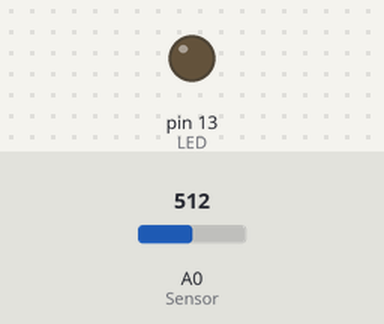
Recording of a sketch running on a simulated Arduino Uno, built with avr-gcc and run on an emulated ATmega328P. Parts: output pins drawn as LEDs (lit = HIGH). The inputs (shaded band) are chosen by the test bench; at power-on: A0 (Sensor) = 512.

Above: at 1.2 s.
1.3 s: A0 (Sensor) set to 632
2.8 s: A0 (Sensor) set to 648
At 3.2 s:
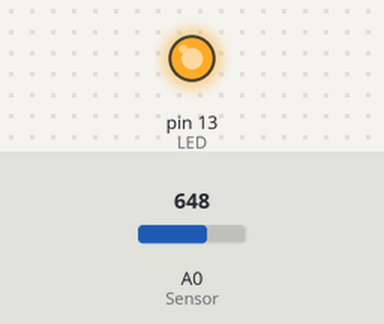
5.8 s: A0 (Sensor) set to 630
At 6.7 s:
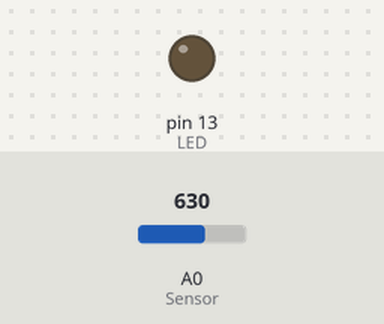
7.3 s: A0 (Sensor) set to 650
At 7.8 s:
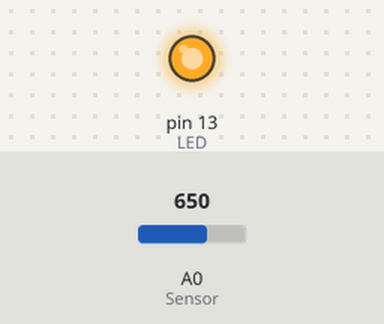
Timing chart, 0 to 10.3 s (numbered marks = the images above; inputs shaded):
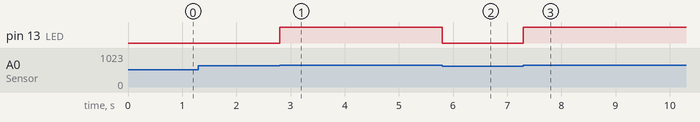

Measured:
- the behaviour switches between 640 and 641 on A0 (Sensor) (found by bisection; images 0 and 1)
- after the input at 1.3 s, every drawn part: stays the same
- after the input at 2.8 s, pin 13 (LED): LOW → HIGH at once
- after the input at 5.8 s, pin 13 (LED): HIGH → LOW at once
- after the input at 7.3 s, pin 13 (LED): LOW → HIGH at once

The sketch:

ses_2.ino
```cpp
const int LED = 13;
const int Sensor = A0;

int seviye;
const int esik = 640;

void setup()
{
pinMode (LED, OUTPUT);
Serial.begin(9600);
}

void loop() {
seviye = analogRead(Sensor);
if (seviye > esik)
{
digitalWrite (LED, HIGH);
delay (1000);
digitalWrite (LED, LOW);
}
else
{
digitalWrite(LED, LOW);
}
}
```
